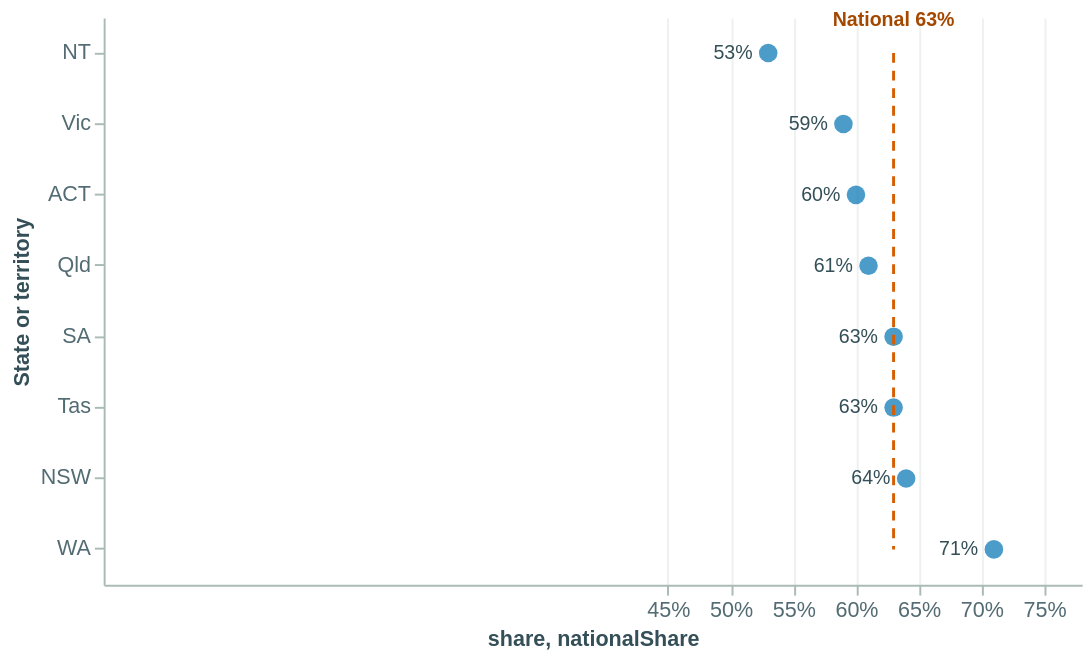

Specify this chart in Vega-Lite:
### Vega-Lite specification from a JSON file in a GitHub repository (floating-point values rounded to 4 significant figures)
{"$schema": "https://vega.github.io/schema/vega-lite/v5.json", "description": "Private share of hysterectomy hospitalisations by state and territory, 2021–22.", "data": {"values": [{"state": "NT", "share": 53, "label": "53%"}, {"state": "Vic", "share": 59, "label": "59%"}, {"state": "ACT", "share": 60, "label": "60%"}, {"state": "Qld", "share": 61, "label": "61%"}, {"state": "SA", "share": 63, "label": "63%"}, {"state": "Tas", "share": 63, "label": "63%"}, {"state": "NSW", "share": 64, "label": "64%"}, {"state": "WA", "share": 71, "label": "71%"}]}, "width": 500, "height": 290, "config": {"background": "transparent", "font": "Arial, sans-serif", "axis": {"labelColor": "#536b73", "titleColor": "#344f58", "gridColor": "#edf1ef", "domainColor": "#aabbb6", "tickColor": "#aabbb6", "labelFontSize": 11, "titleFontSize": 11}, "view": {"stroke": null}}, "layer": [{"mark": {"type": "point", "filled": true, "size": 90, "color": "#0072b2"}, "encoding": {"x": {"field": "share", "type": "quantitative", "scale": {"domain": [0, 78], "nice": false}, "axis": {"values": [45, 50, 55, 60, 65, 70, 75], "labelExpr": "datum.value + '%'", "grid": true}}, "y": {"field": "state", "type": "ordinal", "sort": ["NT", "Vic", "ACT", "Qld", "SA", "Tas", "NSW", "WA"], "axis": {"title": "State or territory"}}, "tooltip": [{"field": "state", "type": "nominal", "title": "State or territory"}, {"field": "share", "type": "quantitative", "title": "Private share", "format": ".0f"}]}}, {"mark": {"type": "text", "align": "right", "dx": -8, "fontSize": 10, "color": "#344f58"}, "encoding": {"x": {"field": "share", "type": "quantitative", "scale": {"domain": [0, 78], "nice": false}}, "y": {"field": "state", "type": "ordinal", "sort": ["NT", "Vic", "ACT", "Qld", "SA", "Tas", "NSW", "WA"]}, "text": {"field": "label"}}}, {"data": {"values": [{"nationalShare": 63}]}, "mark": {"type": "rule", "color": "#d55e00", "strokeDash": [5, 4], "strokeWidth": 1.5}, "encoding": {"x": {"field": "nationalShare", "type": "quantitative", "scale": {"domain": [0, 78], "nice": false}}, "y": {"datum": "NT", "type": "ordinal", "sort": ["NT", "Vic", "ACT", "Qld", "SA", "Tas", "NSW", "WA"]}, "y2": {"datum": "WA"}, "tooltip": [{"field": "nationalShare", "type": "quantitative", "title": "National private share", "format": ".0f"}]}}, {"data": {"values": [{"state": "NT", "nationalShare": 63, "label": "National 63%"}]}, "mark": {"type": "text", "align": "center", "dy": -17, "fontSize": 10, "fontWeight": "bold", "color": "#a44800"}, "encoding": {"x": {"field": "nationalShare", "type": "quantitative", "scale": {"domain": [0, 78], "nice": false}}, "y": {"field": "state", "type": "ordinal", "sort": ["NT", "Vic", "ACT", "Qld", "SA", "Tas", "NSW", "WA"]}, "text": {"field": "label"}}}]}
